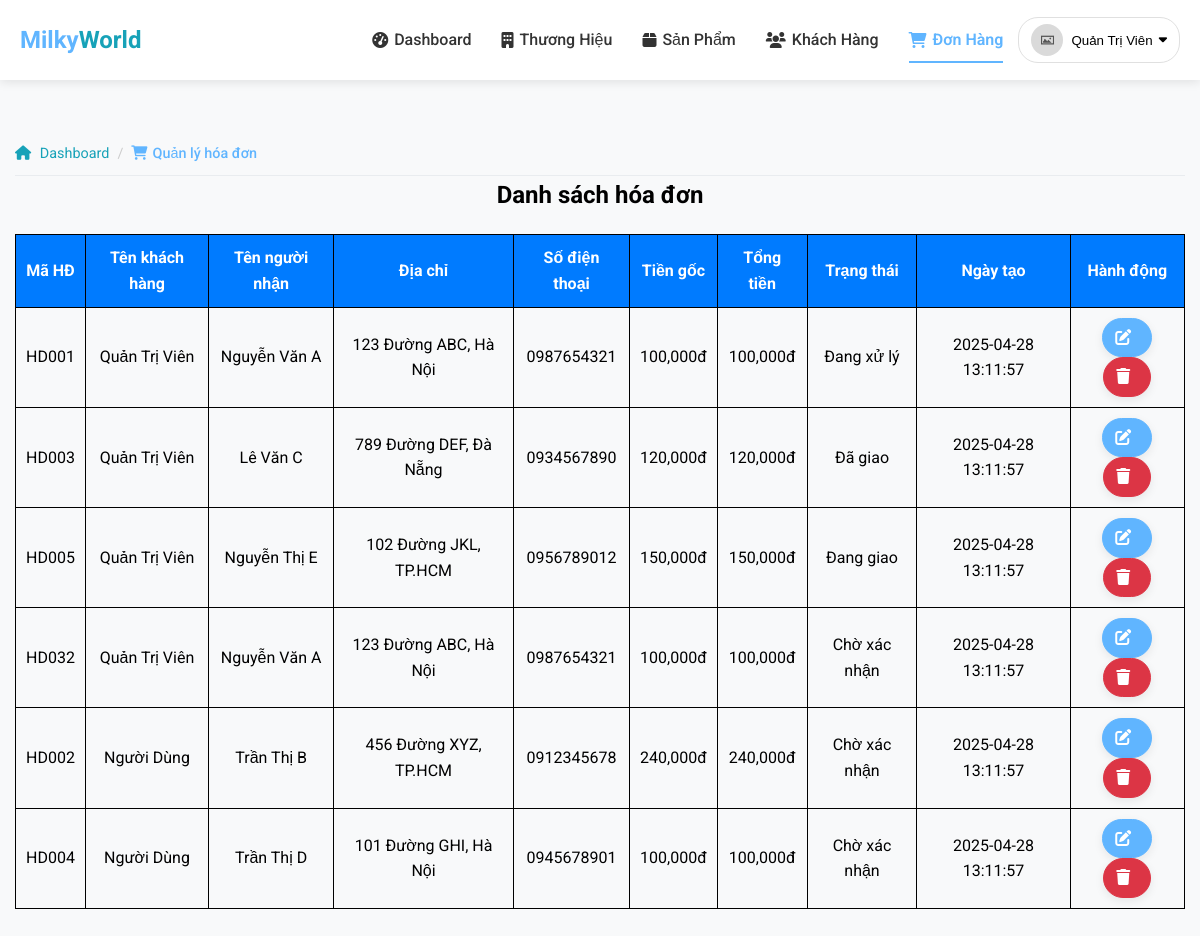
Page /admin/orders/index.php (signed in) on the committed database.
### tables this page shows
CREATE TABLE IF NOT EXISTS HoaDon (
    MaHD varchar(10) NOT NULL,
    MaKH varchar(10) NOT NULL,
    TongTien decimal(10,2) NOT NULL,
    TongTienGoc decimal(10,2) NOT NULL,
    TrangThai enum('cho_duyet', 'dang_xu_ly', 'dang_giao', 'da_giao', 'da_huy') NOT NULL DEFAULT 'cho_duyet',
    TenNguoiNhan varchar(100) NOT NULL,
    DiaChi varchar(255) NOT NULL,
    SoDienThoai varchar(20) NOT NULL,
    GhiChu text,
    NgayTao datetime DEFAULT CURRENT_TIMESTAMP,
    NgayCapNhat datetime DEFAULT CURRENT_TIMESTAMP ON UPDATE CURRENT_TIMESTAMP,
    PRIMARY KEY (MaHD),
    FOREIGN KEY (MaKH) REFERENCES KhachHang(MaKH) ON DELETE CASCADE
);

CREATE TABLE IF NOT EXISTS KhachHang (
    MaKH varchar(10) NOT NULL,
    TenKH varchar(255) NOT NULL,
    Email varchar(255) NOT NULL,
    MatKhau varchar(255) NOT NULL,
    DiaChi varchar(255) DEFAULT '',
    SoDienThoai varchar(20) DEFAULT '',
    VaiTro enum('admin', 'user') NOT NULL DEFAULT 'user',
    Avatar varchar(255) DEFAULT NULL,
    TrangThai tinyint(1) NOT NULL DEFAULT 1 COMMENT '1: Hoạt động, 0: Bị khóa',
    TokenReset varchar(255) DEFAULT NULL,
    TokenExpire datetime DEFAULT NULL,
    NgayTao datetime DEFAULT CURRENT_TIMESTAMP,
    NgayCapNhat datetime DEFAULT CURRENT_TIMESTAMP ON UPDATE CURRENT_TIMESTAMP,
    PRIMARY KEY (MaKH),
    UNIQUE KEY unique_email (Email)
);

### admin/orders/index.php (the view, shortened to what this page needs)
<?php
require_once("../../layouts/admin/header.php");
$thSQL = "SELECT kh.TenKH, hd.MaHD, hd.TongTien, hd.TongTienGoc,
        CAST(hd.TrangThai AS CHAR) AS TrangThai,
        hd.TenNguoiNhan, hd.DiaChi, hd.SoDienThoai, hd.GhiChu, hd.NgayTao
        FROM hoadon hd
        JOIN khachhang kh ON hd.MaKH = kh.MaKH";
$kq = mysqli_query($conn, $thSQL);
?>
<body>
    <div class="container">
        <div class="breadcrumb-container fade-in" style="animation-delay: 0.1s;">
            <ul class="breadcrumb">
                <li><a href="../index.php"><i class="fas fa-home"></i> Dashboard</a></li>
                <li class="active">
                    <span><i class="fas fa-shopping-cart"></i>Quản lý hóa đơn</span>
                </li>
            </ul>
        </div>
        <div class="inf fade-in">
            <h2>Danh sách hóa đơn</h2>
        </div>
        <table class="fade-in" border="1px">
            <tr>
                <th>Mã HĐ</th>
                <th>Tên khách hàng</th>
                <th>Tên người nhận</th>
                <th>Địa chỉ</th>
                <th>Số điện thoại</th>
                <th>Tiền gốc</th>
                <th>Tổng tiền</th>
                <th>Trạng thái</th>
                <th>Ngày tạo</th>
                <th>Hành động</th>
            </tr>
            <?php
            while ($row = mysqli_fetch_assoc($kq)) {
            ?>
                <tr>
                    <td><?php echo $row['MaHD']; ?></td>
                    <td><?php echo $row['TenKH']; ?></td>
                    <td><?php echo $row['TenNguoiNhan']; ?></td>
                    <td><?php echo $row['DiaChi']; ?></td>
                    <td><?php echo $row['SoDienThoai']; ?></td>
                    <td><?php echo number_format($row['TongTienGoc']); ?>đ</td>
                    <td><?php echo number_format($row['TongTien']); ?>đ</td>
                    <td><?php
                            $TextTT = '';
                            $trangThai = $row['TrangThai'];
                                switch ($trangThai) {
                                case 'cho_duyet':
                                   $TextTT = 'Chờ xác nhận';
                                   break;
                                case 'dang_xu_ly':
                                    $TextTT = 'Đang xử lý';
                                    break;
                                case 'dang_giao':
                                    $TextTT = 'Đang giao';
                                    break;
                                case 'da_giao':
                                    $TextTT = 'Đã giao';
                                    break;
                            }
                            echo $TextTT
                        ?>
                    </td>
                    <td><?php echo $row['NgayTao']; ?></td>
                    <td>
                        <a class="btn btn-primary" href="edit.php?id=<?php echo $row['MaHD']; ?>"><i class="fas fa-edit"></i></a>
                        <a class="btn btn-danger" href="delete.php?id=<?php echo $row['MaHD']; ?>" onclick="return confirm('Bạn có chắc chắn muốn xóa hóa đơn này?')"><i class="fas fa-trash"></i></a>
                    </td>
                </tr>
            <?php
            }
            ?>
        </table>
    </div>
</body>

### assets/css/main.css (style rules this page uses)
:root { --primary-color: #60B5FF; --secondary-color: #6c757d; --accent-color: #17a2b8; --light-color: #f8f9fa; --dark-color: #343a40; --success-color: #28a745; --danger-color: #dc3545; --warning-color: #ffc107; --info-color: #17a2b8; --header-bg: #ffffff; --header-text: #333; --header-hover: #60B5FF; --footer-bg: #493D9E; --dropdown-hover: #f1f5ff; --container-padding: 15px; --section-spacing: 60px 0; --card-padding: 20px; --item-margin: 30px; --border-radius-sm: 8px; --border-radius-md: 12px; --border-radius-lg: 50px; --shadow-sm: 0 3px 10px rgba(0, 0, 0, 0.08); --shadow-md: 0 5px 15px rgba(0, 0, 0, 0.08); --shadow-lg: 0 15px 30px rgba(0, 0, 0, 0.1); }
* { box-sizing: border-box; margin: 0; padding: 0; }
body { min-height: 100vh; display: flex; flex-direction: column; font-family: 'Roboto', sans-serif; background-color: var(--light-color); line-height: 1.6; }
.container { width: 100%; max-width: 1200px; padding: 0 var(--container-padding); margin: 0 auto; }
h1, h2, h3, h4, h5, h6 { font-weight: 700; margin-bottom: 1rem; }
.btn { display: inline-block; font-weight: 500; text-align: center; text-decoration: none; vertical-align: middle; cursor: pointer; border: 1px solid transparent; padding: .375rem .75rem; font-size: 1rem; border-radius: 50px; transition: all 0.3s ease; box-shadow: var(--shadow-sm); }
.btn i { margin-right: 8px; }
.btn-primary { background-color: var(--primary-color); color: white; border-color: var(--primary-color); }
.btn-danger { background-color: var(--danger-color); color: white; border-color: var(--danger-color); }
.fade-in { opacity: 0; animation: fadeIn 0.6s ease forwards; }
.breadcrumb-container { margin-top: 20px; }
.breadcrumb { display: flex; list-style: none; padding: 10px 0; flex-wrap: wrap; border-bottom: 1px solid #e9ecef; }
.breadcrumb li { font-size: 0.9rem; color: var(--secondary-color); }
.breadcrumb li:not(:last-child):after { content: '/'; margin: 0 8px; color: #ccc; }
.breadcrumb a { color: var(--secondary-color); text-decoration: none; transition: color 0.3s ease; }
.breadcrumb i { margin-right: 5px; }
.breadcrumb .active { color: var(--primary-color); font-weight: 500; }

### assets/css/admin.css (style rules this page uses)
.inf h2 { text-align: center; }
table { width: 100%; border-collapse: collapse; margin: 20px 0; }
table th { background-color: #007bff; color: #fff; }
table th, table td { padding: 10px; text-align: center; border: 1px solid black; }

### assets/css/layouts.css (style rules this page uses)
:root { --primary-color: #60B5FF; --secondary-color: #17a2b8; --dark-color: #343a40; --light-color: #f8f9fa; --gray-color: #6c757d; --footer-bg: #493D9E; --footer-text: rgba(255, 255, 255, 0.7); --header-bg: #ffffff; --header-text: #333; --header-hover: #60B5FF; }
html, body { height: 100%; margin: 0; padding: 0; }
body { display: flex; flex-direction: column; min-height: 100vh; }
.container { flex: 1 0 auto; }

### rows in the picture
hoadon: MaHD "HD001", MaKH.TenKH "Quản Trị Viên", TenNguoiNhan "Nguyễn Văn A", DiaChi "123 Đường ABC, Hà Nội", SoDienThoai "0987654321", TongTienGoc "100,000", TongTien "100,000", TextTT "Đang xử lý", NgayTao "2025-04-28 13:11:57"
hoadon: MaHD "HD003", MaKH.TenKH "Quản Trị Viên", TenNguoiNhan "Lê Văn C", DiaChi "789 Đường DEF, Đà Nẵng", SoDienThoai "0934567890", TongTienGoc "120,000", TongTien "120,000", TextTT "Đã giao", NgayTao "2025-04-28 13:11:57"
hoadon: MaHD "HD005", MaKH.TenKH "Quản Trị Viên", TenNguoiNhan "Nguyễn Thị E", DiaChi "102 Đường JKL, TP.HCM", SoDienThoai "0956789012", TongTienGoc "150,000", TongTien "150,000", TextTT "Đang giao", NgayTao "2025-04-28 13:11:57"
hoadon: MaHD "HD032", MaKH.TenKH "Quản Trị Viên", TenNguoiNhan "Nguyễn Văn A", DiaChi "123 Đường ABC, Hà Nội", SoDienThoai "0987654321", TongTienGoc "100,000", TongTien "100,000", TextTT "Chờ xác nhận", NgayTao "2025-04-28 13:11:57"
hoadon: MaHD "HD002", MaKH.TenKH "Người Dùng", TenNguoiNhan "Trần Thị B", DiaChi "456 Đường XYZ, TP.HCM", SoDienThoai "0912345678", TongTienGoc "240,000", TongTien "240,000", TextTT "Chờ xác nhận", NgayTao "2025-04-28 13:11:57"
hoadon: MaHD "HD004", MaKH.TenKH "Người Dùng", TenNguoiNhan "Trần Thị D", DiaChi "101 Đường GHI, Hà Nội", SoDienThoai "0945678901", TongTienGoc "100,000", TongTien "100,000", TextTT "Chờ xác nhận", NgayTao "2025-04-28 13:11:57"

### other values in the picture
$data['name'] "Dashboard"
$data['name'] "Thương Hiệu"
$data['name'] "Sản Phẩm"
$data['name'] "Khách Hàng"
$data['name'] "Đơn Hàng"
$user['TenKH'] "Quản Trị Viên"
